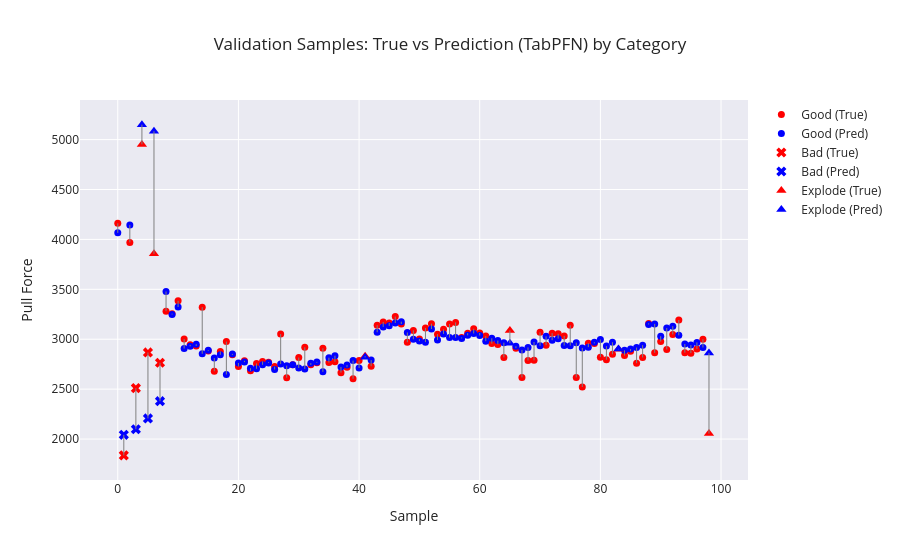

The notebook cell this image was saved under:
### Markdown cell above
# Check Validation Data

### Code cell
# Category array (must be aligned with y_dev)
categories = dev_df.groupby("Sample ID")["Category"].first().values

plot_visualizer(
    true_vals=y_dev,
    pred_vals=final_pred,
    categories=categories,
    title=f"Validation Samples: True vs Prediction ({model}) by Category"
)

### Figure 1 — Plotly figure (JSON) as saved in the notebook; plotly's stock layout.template omitted (floating-point values rounded to 4 significant figures)
{"data": [{"marker": {"color": "red", "size": 7, "symbol": "circle"}, "mode": "markers", "name": "Good (True)", "type": "scatter", "x": [0, 2, 8, 9, 10, 11, 12, 13, 14, 15, 16, 17, 18, 19, 20, 21, 22, 23, 24, 25, 26, 27, 28, 29, 30, 31, 32, 33, 34, 35, 36, 37, 38, 39, 40, 42, 43, 44, 45, 46, 47, 48, 49, 50, 51, 52, 53, 54, 55, 56, 57, 58, 59, 60, 61, 62, 63, 64, 66, 67, 68, 69, 70, 71, 72, 73, 74, 75, 76, 77, 78, 79, 80, 81, 82, 84, 85, 86, 87, 88, 89, 90, 91, 92, 93, 94, 95, 96, 97], "y": [4161.0, 3970.0, 3281.0, 3256.0, 3385.0, 3002.0, 2944.0, 2932.0, 3321.0, 2882.0, 2679.0, 2877.0, 2976.0, 2843.0, 2727.0, 2784.0, 2683.0, 2758.0, 2778.0, 2770.0, 2726.0, 3052.0, 2614.0, 2744.0, 2816.0, 2919.0, 2744.0, 2765.0, 2909.0, 2766.0, 2775.0, 2665.0, 2720.0, 2604.0, 2787.0, 2730.0, 3141.0, 3173.0, 3163.0, 3227.0, 3152.0, 2970.0, 3089.0, 3002.0, 3113.0, 3156.0, 3051.0, 3099.0, 3153.0, 3169.0, 3017.0, 3061.0, 3105.0, 3062.0, 3031.0, 2956.0, 2948.0, 2818.0, 2910.0, 2617.0, 2787.0, 2788.0, 3070.0, 2940.0, 3061.0, 3054.0, 3033.0, 3139.0, 2617.0, 2522.0, 2961.0, 2958.0, 2821.0, 2796.0, 2849.0, 2837.0, 2880.0, 2760.0, 2818.0, 3159.0, 2864.0, 2977.0, 2898.0, 3048.0, 3193.0, 2866.0, 2861.0, 2903.0, 3001.0]}, {"marker": {"color": "blue", "size": 7, "symbol": "circle"}, "mode": "markers", "name": "Good (Pred)", "type": "scatter", "x": [0, 2, 8, 9, 10, 11, 12, 13, 14, 15, 16, 17, 18, 19, 20, 21, 22, 23, 24, 25, 26, 27, 28, 29, 30, 31, 32, 33, 34, 35, 36, 37, 38, 39, 40, 42, 43, 44, 45, 46, 47, 48, 49, 50, 51, 52, 53, 54, 55, 56, 57, 58, 59, 60, 61, 62, 63, 64, 66, 67, 68, 69, 70, 71, 72, 73, 74, 75, 76, 77, 78, 79, 80, 81, 82, 84, 85, 86, 87, 88, 89, 90, 91, 92, 93, 94, 95, 96, 97], "y": [4066.0, 4146.0, 3478.0, 3248.0, 3323.0, 2907.0, 2929.0, 2951.0, 2854.0, 2890.0, 2812.0, 2844.0, 2647.0, 2852.0, 2762.0, 2771.0, 2710.0, 2704.0, 2744.0, 2762.0, 2697.0, 2751.0, 2735.0, 2744.0, 2712.0, 2702.0, 2760.0, 2773.0, 2673.0, 2815.0, 2835.0, 2723.0, 2741.0, 2786.0, 2712.0, 2791.0, 3070.0, 3123.0, 3134.0, 3163.0, 3176.0, 3067.0, 3000.0, 2981.0, 2971.0, 3102.0, 2993.0, 3053.0, 3016.0, 3016.0, 3008.0, 3039.0, 3057.0, 3038.0, 2981.0, 3009.0, 2986.0, 2966.0, 2929.0, 2893.0, 2918.0, 2972.0, 2935.0, 3029.0, 2990.0, 3006.0, 2937.0, 2936.0, 2965.0, 2913.0, 2921.0, 2970.0, 2997.0, 2931.0, 2970.0, 2889.0, 2901.0, 2916.0, 2941.0, 3148.0, 3154.0, 3030.0, 3113.0, 3131.0, 3039.0, 2952.0, 2941.0, 2968.0, 2917.0]}, {"marker": {"color": "red", "size": 9, "symbol": "x"}, "mode": "markers", "name": "Bad (True)", "type": "scatter", "x": [1, 3, 5, 7], "y": [1836.0, 2510.0, 2867.0, 2764.0]}, {"marker": {"color": "blue", "size": 9, "symbol": "x"}, "mode": "markers", "name": "Bad (Pred)", "type": "scatter", "x": [1, 3, 5, 7], "y": [2042.0, 2098.0, 2207.0, 2379.0]}, {"marker": {"color": "red", "size": 9, "symbol": "triangle-up"}, "mode": "markers", "name": "Explode (True)", "type": "scatter", "x": [4, 6, 41, 65, 83, 98], "y": [4952.0, 3856.0, 2830.0, 3089.0, 2899.0, 2054.0]}, {"marker": {"color": "blue", "size": 9, "symbol": "triangle-up"}, "mode": "markers", "name": "Explode (Pred)", "type": "scatter", "x": [4, 6, 41, 65, 83, 98], "y": [5150.0, 5084.0, 2818.0, 2960.0, 2903.0, 2863.0]}, {"line": {"color": "gray", "width": 1}, "mode": "lines", "showlegend": false, "type": "scatter", "x": [0, 0], "y": [4161.0, 4066.0]}, {"line": {"color": "gray", "width": 1}, "mode": "lines", "showlegend": false, "type": "scatter", "x": [1, 1], "y": [1836.0, 2042.0]}, {"line": {"color": "gray", "width": 1}, "mode": "lines", "showlegend": false, "type": "scatter", "x": [2, 2], "y": [3970.0, 4146.0]}, {"line": {"color": "gray", "width": 1}, "mode": "lines", "showlegend": false, "type": "scatter", "x": [3, 3], "y": [2510.0, 2098.0]}, {"line": {"color": "gray", "width": 1}, "mode": "lines", "showlegend": false, "type": "scatter", "x": [4, 4], "y": [4952, 5150.0]}, {"line": {"color": "gray", "width": 1}, "mode": "lines", "showlegend": false, "type": "scatter", "x": [5, 5], "y": [2867.0, 2207.0]}, {"line": {"color": "gray", "width": 1}, "mode": "lines", "showlegend": false, "type": "scatter", "x": [6, 6], "y": [3856.0, 5084.0]}, {"line": {"color": "gray", "width": 1}, "mode": "lines", "showlegend": false, "type": "scatter", "x": [7, 7], "y": [2764.0, 2379.0]}, {"line": {"color": "gray", "width": 1}, "mode": "lines", "showlegend": false, "type": "scatter", "x": [8, 8], "y": [3281.0, 3478.0]}, {"line": {"color": "gray", "width": 1}, "mode": "lines", "showlegend": false, "type": "scatter", "x": [9, 9], "y": [3256.0, 3248.0]}, {"line": {"color": "gray", "width": 1}, "mode": "lines", "showlegend": false, "type": "scatter", "x": [10, 10], "y": [3385.0, 3323.0]}, {"line": {"color": "gray", "width": 1}, "mode": "lines", "showlegend": false, "type": "scatter", "x": [11, 11], "y": [3002.0, 2907.0]}, {"line": {"color": "gray", "width": 1}, "mode": "lines", "showlegend": false, "type": "scatter", "x": [12, 12], "y": [2944.0, 2929.0]}, {"line": {"color": "gray", "width": 1}, "mode": "lines", "showlegend": false, "type": "scatter", "x": [13, 13], "y": [2932.0, 2951.0]}, {"line": {"color": "gray", "width": 1}, "mode": "lines", "showlegend": false, "type": "scatter", "x": [14, 14], "y": [3321.0, 2854.0]}, {"line": {"color": "gray", "width": 1}, "mode": "lines", "showlegend": false, "type": "scatter", "x": [15, 15], "y": [2882.0, 2890.0]}, {"line": {"color": "gray", "width": 1}, "mode": "lines", "showlegend": false, "type": "scatter", "x": [16, 16], "y": [2679.0, 2812.0]}, {"line": {"color": "gray", "width": 1}, "mode": "lines", "showlegend": false, "type": "scatter", "x": [17, 17], "y": [2877.0, 2844.0]}, {"line": {"color": "gray", "width": 1}, "mode": "lines", "showlegend": false, "type": "scatter", "x": [18, 18], "y": [2976.0, 2647.0]}, {"line": {"color": "gray", "width": 1}, "mode": "lines", "showlegend": false, "type": "scatter", "x": [19, 19], "y": [2843.0, 2852.0]}, {"line": {"color": "gray", "width": 1}, "mode": "lines", "showlegend": false, "type": "scatter", "x": [20, 20], "y": [2727.0, 2762.0]}, {"line": {"color": "gray", "width": 1}, "mode": "lines", "showlegend": false, "type": "scatter", "x": [21, 21], "y": [2784.0, 2771.0]}, {"line": {"color": "gray", "width": 1}, "mode": "lines", "showlegend": false, "type": "scatter", "x": [22, 22], "y": [2683.0, 2710.0]}, {"line": {"color": "gray", "width": 1}, "mode": "lines", "showlegend": false, "type": "scatter", "x": [23, 23], "y": [2758.0, 2704.0]}, {"line": {"color": "gray", "width": 1}, "mode": "lines", "showlegend": false, "type": "scatter", "x": [24, 24], "y": [2778.0, 2744.0]}, {"line": {"color": "gray", "width": 1}, "mode": "lines", "showlegend": false, "type": "scatter", "x": [25, 25], "y": [2770, 2762.0]}, {"line": {"color": "gray", "width": 1}, "mode": "lines", "showlegend": false, "type": "scatter", "x": [26, 26], "y": [2726.0, 2697.0]}, {"line": {"color": "gray", "width": 1}, "mode": "lines", "showlegend": false, "type": "scatter", "x": [27, 27], "y": [3052.0, 2751.0]}, {"line": {"color": "gray", "width": 1}, "mode": "lines", "showlegend": false, "type": "scatter", "x": [28, 28], "y": [2614.0, 2735.0]}, {"line": {"color": "gray", "width": 1}, "mode": "lines", "showlegend": false, "type": "scatter", "x": [29, 29], "y": [2744.0, 2744.0]}, {"line": {"color": "gray", "width": 1}, "mode": "lines", "showlegend": false, "type": "scatter", "x": [30, 30], "y": [2816.0, 2712.0]}, {"line": {"color": "gray", "width": 1}, "mode": "lines", "showlegend": false, "type": "scatter", "x": [31, 31], "y": [2919.0, 2702.0]}, {"line": {"color": "gray", "width": 1}, "mode": "lines", "showlegend": false, "type": "scatter", "x": [32, 32], "y": [2744.0, 2760.0]}, {"line": {"color": "gray", "width": 1}, "mode": "lines", "showlegend": false, "type": "scatter", "x": [33, 33], "y": [2765, 2773.0]}, {"line": {"color": "gray", "width": 1}, "mode": "lines", "showlegend": false, "type": "scatter", "x": [34, 34], "y": [2909.0, 2673.0]}, {"line": {"color": "gray", "width": 1}, "mode": "lines", "showlegend": false, "type": "scatter", "x": [35, 35], "y": [2766.0, 2815.0]}, {"line": {"color": "gray", "width": 1}, "mode": "lines", "showlegend": false, "type": "scatter", "x": [36, 36], "y": [2775.0, 2835.0]}, {"line": {"color": "gray", "width": 1}, "mode": "lines", "showlegend": false, "type": "scatter", "x": [37, 37], "y": [2665.0, 2723.0]}, {"line": {"color": "gray", "width": 1}, "mode": "lines", "showlegend": false, "type": "scatter", "x": [38, 38], "y": [2720.0, 2741.0]}, {"line": {"color": "gray", "width": 1}, "mode": "lines", "showlegend": false, "type": "scatter", "x": [39, 39], "y": [2604.0, 2786.0]}, {"line": {"color": "gray", "width": 1}, "mode": "lines", "showlegend": false, "type": "scatter", "x": [40, 40], "y": [2787.0, 2712.0]}, {"line": {"color": "gray", "width": 1}, "mode": "lines", "showlegend": false, "type": "scatter", "x": [41, 41], "y": [2830.0, 2818.0]}, {"line": {"color": "gray", "width": 1}, "mode": "lines", "showlegend": false, "type": "scatter", "x": [42, 42], "y": [2730.0, 2791.0]}, {"line": {"color": "gray", "width": 1}, "mode": "lines", "showlegend": false, "type": "scatter", "x": [43, 43], "y": [3141.0, 3070.0]}, {"line": {"color": "gray", "width": 1}, "mode": "lines", "showlegend": false, "type": "scatter", "x": [44, 44], "y": [3173.0, 3123.0]}, {"line": {"color": "gray", "width": 1}, "mode": "lines", "showlegend": false, "type": "scatter", "x": [45, 45], "y": [3163.0, 3134.0]}, {"line": {"color": "gray", "width": 1}, "mode": "lines", "showlegend": false, "type": "scatter", "x": [46, 46], "y": [3227.0, 3163.0]}, {"line": {"color": "gray", "width": 1}, "mode": "lines", "showlegend": false, "type": "scatter", "x": [47, 47], "y": [3152, 3176.0]}, {"line": {"color": "gray", "width": 1}, "mode": "lines", "showlegend": false, "type": "scatter", "x": [48, 48], "y": [2970.0, 3067.0]}, {"line": {"color": "gray", "width": 1}, "mode": "lines", "showlegend": false, "type": "scatter", "x": [49, 49], "y": [3089.0, 3000.0]}, {"line": {"color": "gray", "width": 1}, "mode": "lines", "showlegend": false, "type": "scatter", "x": [50, 50], "y": [3002.0, 2981.0]}, {"line": {"color": "gray", "width": 1}, "mode": "lines", "showlegend": false, "type": "scatter", "x": [51, 51], "y": [3113.0, 2971.0]}, {"line": {"color": "gray", "width": 1}, "mode": "lines", "showlegend": false, "type": "scatter", "x": [52, 52], "y": [3156.0, 3102.0]}, {"line": {"color": "gray", "width": 1}, "mode": "lines", "showlegend": false, "type": "scatter", "x": [53, 53], "y": [3051.0, 2993.0]}, {"line": {"color": "gray", "width": 1}, "mode": "lines", "showlegend": false, "type": "scatter", "x": [54, 54], "y": [3099.0, 3053.0]}, {"line": {"color": "gray", "width": 1}, "mode": "lines", "showlegend": false, "type": "scatter", "x": [55, 55], "y": [3153.0, 3016.0]}, {"line": {"color": "gray", "width": 1}, "mode": "lines", "showlegend": false, "type": "scatter", "x": [56, 56], "y": [3169.0, 3016.0]}, {"line": {"color": "gray", "width": 1}, "mode": "lines", "showlegend": false, "type": "scatter", "x": [57, 57], "y": [3017.0, 3008.0]}, {"line": {"color": "gray", "width": 1}, "mode": "lines", "showlegend": false, "type": "scatter", "x": [58, 58], "y": [3061.0, 3039.0]}, {"line": {"color": "gray", "width": 1}, "mode": "lines", "showlegend": false, "type": "scatter", "x": [59, 59], "y": [3105.0, 3057.0]}, {"line": {"color": "gray", "width": 1}, "mode": "lines", "showlegend": false, "type": "scatter", "x": [60, 60], "y": [3062.0, 3038.0]}, {"line": {"color": "gray", "width": 1}, "mode": "lines", "showlegend": false, "type": "scatter", "x": [61, 61], "y": [3031.0, 2981.0]}, {"line": {"color": "gray", "width": 1}, "mode": "lines", "showlegend": false, "type": "scatter", "x": [62, 62], "y": [2956.0, 3009.0]}, {"line": {"color": "gray", "width": 1}, "mode": "lines", "showlegend": false, "type": "scatter", "x": [63, 63], "y": [2948, 2986.0]}, {"line": {"color": "gray", "width": 1}, "mode": "lines", "showlegend": false, "type": "scatter", "x": [64, 64], "y": [2818.0, 2966.0]}, {"line": {"color": "gray", "width": 1}, "mode": "lines", "showlegend": false, "type": "scatter", "x": [65, 65], "y": [3089.0, 2960.0]}, {"line": {"color": "gray", "width": 1}, "mode": "lines", "showlegend": false, "type": "scatter", "x": [66, 66], "y": [2910.0, 2929.0]}, {"line": {"color": "gray", "width": 1}, "mode": "lines", "showlegend": false, "type": "scatter", "x": [67, 67], "y": [2617.0, 2893.0]}, {"line": {"color": "gray", "width": 1}, "mode": "lines", "showlegend": false, "type": "scatter", "x": [68, 68], "y": [2787.0, 2918.0]}, {"line": {"color": "gray", "width": 1}, "mode": "lines", "showlegend": false, "type": "scatter", "x": [69, 69], "y": [2788.0, 2972.0]}, {"line": {"color": "gray", "width": 1}, "mode": "lines", "showlegend": false, "type": "scatter", "x": [70, 70], "y": [3070.0, 2935.0]}, {"line": {"color": "gray", "width": 1}, "mode": "lines", "showlegend": false, "type": "scatter", "x": [71, 71], "y": [2940.0, 3029.0]}, {"line": {"color": "gray", "width": 1}, "mode": "lines", "showlegend": false, "type": "scatter", "x": [72, 72], "y": [3061.0, 2990.0]}, {"line": {"color": "gray", "width": 1}, "mode": "lines", "showlegend": false, "type": "scatter", "x": [73, 73], "y": [3054.0, 3006.0]}, {"line": {"color": "gray", "width": 1}, "mode": "lines", "showlegend": false, "type": "scatter", "x": [74, 74], "y": [3033, 2937.0]}, {"line": {"color": "gray", "width": 1}, "mode": "lines", "showlegend": false, "type": "scatter", "x": [75, 75], "y": [3139.0, 2936.0]}, {"line": {"color": "gray", "width": 1}, "mode": "lines", "showlegend": false, "type": "scatter", "x": [76, 76], "y": [2617.0, 2965.0]}, {"line": {"color": "gray", "width": 1}, "mode": "lines", "showlegend": false, "type": "scatter", "x": [77, 77], "y": [2522.0, 2913.0]}, {"line": {"color": "gray", "width": 1}, "mode": "lines", "showlegend": false, "type": "scatter", "x": [78, 78], "y": [2961.0, 2921.0]}, {"line": {"color": "gray", "width": 1}, "mode": "lines", "showlegend": false, "type": "scatter", "x": [79, 79], "y": [2958.0, 2970.0]}, {"line": {"color": "gray", "width": 1}, "mode": "lines", "showlegend": false, "type": "scatter", "x": [80, 80], "y": [2821.0, 2997.0]}, {"line": {"color": "gray", "width": 1}, "mode": "lines", "showlegend": false, "type": "scatter", "x": [81, 81], "y": [2796.0, 2931.0]}, {"line": {"color": "gray", "width": 1}, "mode": "lines", "showlegend": false, "type": "scatter", "x": [82, 82], "y": [2849.0, 2970.0]}, {"line": {"color": "gray", "width": 1}, "mode": "lines", "showlegend": false, "type": "scatter", "x": [83, 83], "y": [2899, 2903.0]}, {"line": {"color": "gray", "width": 1}, "mode": "lines", "showlegend": false, "type": "scatter", "x": [84, 84], "y": [2837.0, 2889.0]}, {"line": {"color": "gray", "width": 1}, "mode": "lines", "showlegend": false, "type": "scatter", "x": [85, 85], "y": [2880.0, 2901.0]}, {"line": {"color": "gray", "width": 1}, "mode": "lines", "showlegend": false, "type": "scatter", "x": [86, 86], "y": [2760.0, 2916.0]}, {"line": {"color": "gray", "width": 1}, "mode": "lines", "showlegend": false, "type": "scatter", "x": [87, 87], "y": [2818.0, 2941.0]}, {"line": {"color": "gray", "width": 1}, "mode": "lines", "showlegend": false, "type": "scatter", "x": [88, 88], "y": [3159.0, 3148.0]}, {"line": {"color": "gray", "width": 1}, "mode": "lines", "showlegend": false, "type": "scatter", "x": [89, 89], "y": [2864.0, 3154.0]}, {"line": {"color": "gray", "width": 1}, "mode": "lines", "showlegend": false, "type": "scatter", "x": [90, 90], "y": [2977.0, 3030.0]}, {"line": {"color": "gray", "width": 1}, "mode": "lines", "showlegend": false, "type": "scatter", "x": [91, 91], "y": [2898.0, 3113.0]}, {"line": {"color": "gray", "width": 1}, "mode": "lines", "showlegend": false, "type": "scatter", "x": [92, 92], "y": [3048.0, 3131.0]}, {"line": {"color": "gray", "width": 1}, "mode": "lines", "showlegend": false, "type": "scatter", "x": [93, 93], "y": [3193.0, 3039.0]}, {"line": {"color": "gray", "width": 1}, "mode": "lines", "showlegend": false, "type": "scatter", "x": [94, 94], "y": [2866.0, 2952.0]}, {"line": {"color": "gray", "width": 1}, "mode": "lines", "showlegend": false, "type": "scatter", "x": [95, 95], "y": [2861.0, 2941.0]}, {"line": {"color": "gray", "width": 1}, "mode": "lines", "showlegend": false, "type": "scatter", "x": [96, 96], "y": [2903.0, 2968.0]}, {"line": {"color": "gray", "width": 1}, "mode": "lines", "showlegend": false, "type": "scatter", "x": [97, 97], "y": [3001.0, 2917.0]}, {"line": {"color": "gray", "width": 1}, "mode": "lines", "showlegend": false, "type": "scatter", "x": [98, 98], "y": [2054.0, 2863.0]}], "layout": {"title": {"text": "Validation Samples: True vs Prediction (TabPFN) by Category"}, "xaxis": {"title": {"text": "Sample"}}, "yaxis": {"title": {"text": "Pull Force"}}}}
